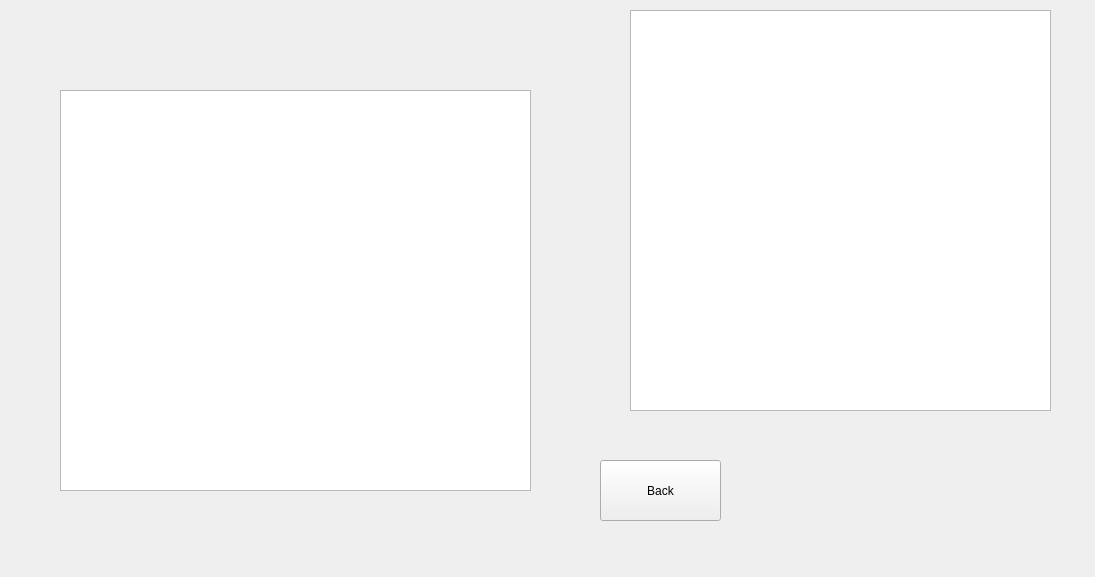
<?xml version="1.0" encoding="UTF-8"?>
<ui version="4.0">
 <class>Lyrics</class>
 <widget class="QWidget" name="Lyrics">
  <property name="geometry">
   <rect>
    <x>0</x>
    <y>0</y>
    <width>1095</width>
    <height>577</height>
   </rect>
  </property>
  <property name="windowTitle">
   <string>Form</string>
  </property>
  <widget class="QTextEdit" name="lyricsList">
   <property name="geometry">
    <rect>
     <x>60</x>
     <y>90</y>
     <width>471</width>
     <height>401</height>
    </rect>
   </property>
  </widget>
  <widget class="QPushButton" name="lyricsBack">
   <property name="geometry">
    <rect>
     <x>600</x>
     <y>460</y>
     <width>121</width>
     <height>61</height>
    </rect>
   </property>
   <property name="text">
    <string>Back</string>
   </property>
  </widget>
  <widget class="QListView" name="clusterList">
   <property name="geometry">
    <rect>
     <x>630</x>
     <y>10</y>
     <width>421</width>
     <height>401</height>
    </rect>
   </property>
  </widget>
 </widget>
 <resources/>
 <connections/>
</ui>
